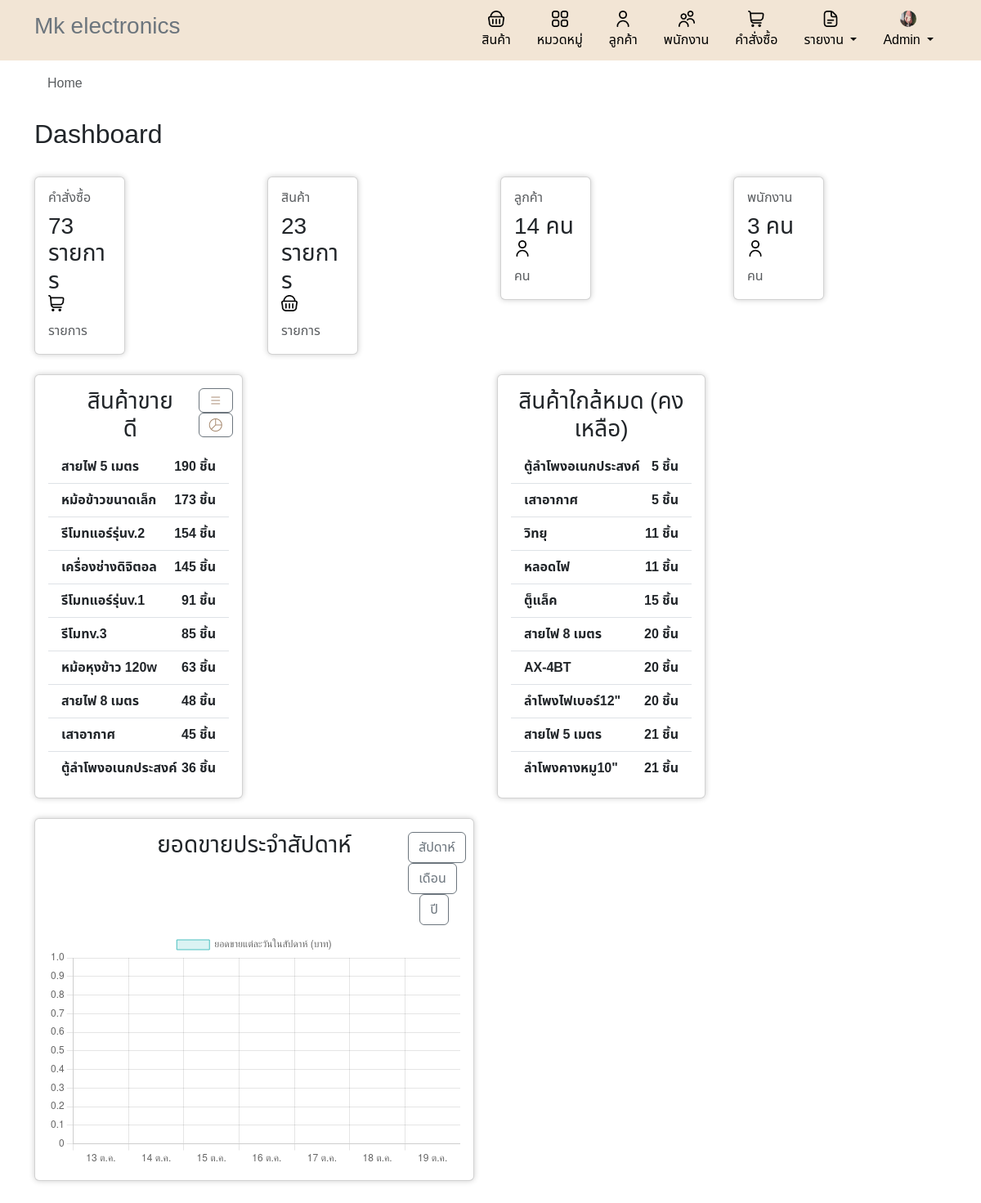
The page /home.php (signed in) on the database as committed earlier.
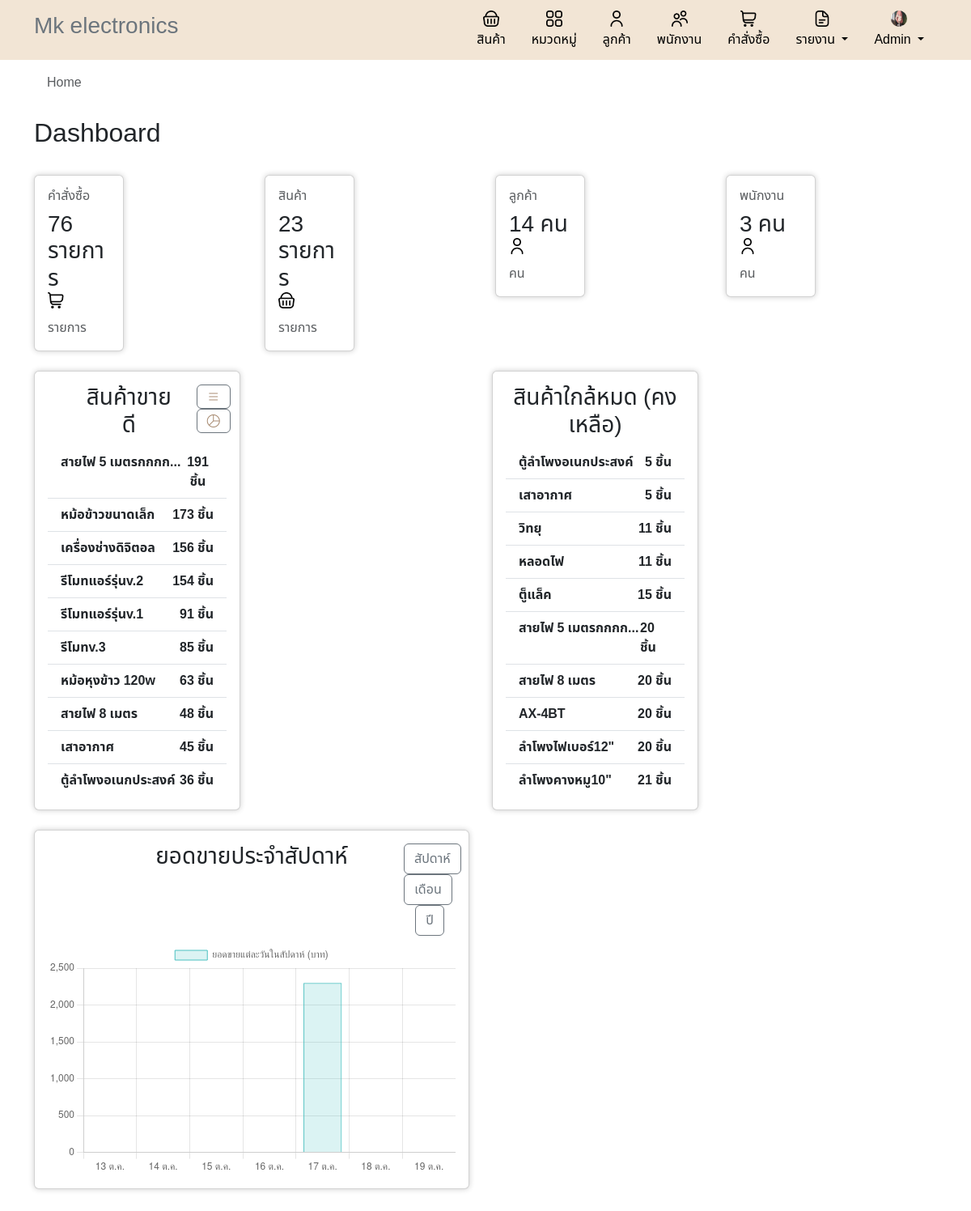
The same page on the database as committed later.
### tables this page shows
CREATE TABLE `products` (
  `product_id` int(11) NOT NULL,
  `product_name` varchar(100) NOT NULL,
  `description` text DEFAULT NULL,
  `price` decimal(10,2) NOT NULL,
  `quantity` int(11) NOT NULL,
  `category_id` int(11) DEFAULT NULL,
  `created_at` timestamp NOT NULL DEFAULT current_timestamp(),
  `image` varchar(255) DEFAULT NULL
);

### home.php (the view, shortened to what the changed rows need)
<?php
include 'header.php';
include 'inc/links.php';
$sql_order_count = "SELECT COUNT(*) AS order_count FROM orders";
$result_order_count = $conn->query($sql_order_count);
$order_count = $result_order_count->fetch_assoc()['order_count'];
$sql_employee_count = "SELECT COUNT(*) AS employee_count FROM employees";
$result_employee_count = $conn->query($sql_employee_count);
$employee_count = $result_employee_count->fetch_assoc()['employee_count'];
$sql_best_selling_products = "
    SELECT products.product_name, SUM(order_items.quantity) AS total_quantity
    FROM order_items
    JOIN products ON order_items.product_id = products.product_id
    GROUP BY products.product_name
    ORDER BY total_quantity DESC
    LIMIT 10";
$result_best_selling_products = $conn->query($sql_best_selling_products);
$best_selling_data = [];
if ($result_best_selling_products->num_rows > 0) {
    while ($row = $result_best_selling_products->fetch_assoc()) {
        $best_selling_data[] = $row;
    }
}
$threshold = 30;
$sql_low_stock_products = "
    SELECT product_name, quantity
    FROM products
    WHERE quantity <= $threshold
    ORDER BY quantity ASC
    LIMIT 10";
$result_low_stock_products = $conn->query($sql_low_stock_products);
?>
<!DOCTYPE html>
<html>
<head>
</head>
<body>
    <div class="container">
        <div class="d-flex justify-content-between align-items-center">
            <h2>Dashboard</h2>
        </div>
        <div class="row mb-3 mt-4">
            <div class="col-xl-3 col-sm-6 col-12">
                <a href="order.php" class="card text-decoration-none text-dark">
                    <div class="card-body">
                        <div class="row">
                            <div class="col">
                                <span class="h6 font-semibold text-muted text-sm d-block mb-2">คำสั่งซื้อ</span>
                                <span class="h3 font-bold mb-0"><?php echo $order_count; ?> รายการ</span>
                            </div>
                        </div>
                    </div>
                </a>
            </div>
            <?php if ($_SESSION['role'] === 'admin'): ?>
                <div class="col-xl-3 col-sm-6 col-12">
                    <a href="employee.php" class="card text-decoration-none text-dark">
                        <div class="card-body">
                            <div class="row">
                                <div class="col">
                                    <span class="h6 font-semibold text-muted text-sm d-block mb-2">พนักงาน</span>
                                    <span class="h3 font-bold mb-0"><?php echo $employee_count; ?> คน</span>
                                </div>
                                <div class="col-auto">
                                    <div>
                                        <img src="image/user (1).png" class="bi d-block mx-auto mb-1 icon" width="20"
                                            height="20">
                                    </div>
                                </div>
                            </div>
                            <div class="mt-2 mb-0 text-sm">
                                <span class="text-nowrap text-xs text-muted">คน</span>
                            </div>
                        </div>
                    </a>
                </div>
            </div>
            <div class="row gx-3 mb-3 mt-4">
                <div class="col-lg-6">
                    <div class="card">
                        <div class="card-body container text-center">
                            <div class="row justify-content-end">
                                <div class="col-7">
                                    <h3 class="text-center">สินค้าขายดี</h3>
                                </div>
                                <div class="col-3">
                                    <button id="showListGroup" class="btn btn-outline-secondary custom-btn me-2">
                                        <i class="bi-list" style="color: #A6896F;"></i>
                                    </button>
                                    <button id="showChart" class="btn btn-outline-secondary custom-btn">
                                        <i class="bi-pie-chart" style="color: #A6896F;"></i>
                                    </button>
                                </div>
                            </div>
                            <div id="bestSellingList">
                                <?php if (count($best_selling_data) > 0): ?>
                                    <ul class="list-group list-group-flush">
                                        <?php foreach ($best_selling_data as $product): ?>
                                            <li class="list-group-item d-flex justify-content-between">
                                                <span class="text-truncate"
                                                    style="max-width: 150px; display: inline-block; overflow: hidden; white-space: nowrap;">
                                                    <?php echo htmlspecialchars($product['product_name']); ?>
                                                </span>
                                                <span><?php echo $product['total_quantity']; ?> ชิ้น</span>
                                            </li>
                                        <?php endforeach; ?>
                                    </ul>
                                <?php else: ?>
                                    <p>ไม่มีข้อมูลสินค้าขายดี</p>
                                <?php endif; ?>
                            </div>
                        </div>
                    </div>
                </div>
                <div class="col-lg-6">
                    <a href="add_stock.php" class="card text-decoration-none text-dark">
                        <div class="card-body">
                            <h3 class="text-center">สินค้าใกล้หมด (คงเหลือ)</h3>
                            <?php if ($result_low_stock_products->num_rows > 0): ?>
                                <ul class="list-group list-group-flush">
                                    <?php while ($product = $result_low_stock_products->fetch_assoc()): ?>
                                        <li class="list-group-item d-flex justify-content-between">
                                            <span class="text-truncate"
                                                style="max-width: 150px; display: inline-block; overflow: hidden; white-space: nowrap;">
                                                <?php echo htmlspecialchars($product['product_name']); ?>
                                            </span>
                                            <span><?php echo $product['quantity']; ?> ชิ้น</span>
                                        </li>
                                    <?php endwhile; ?>
                                </ul>
                            <?php else: ?>
                                <p>ไม่มีสินค้าใกล้หมด</p>
                            <?php endif; ?>
                        </div>
                    </a>
                </div>
            </div>
            <div class="row mb-3 mt-4">
                <div class="col-lg-12 mb-5">
                    <div class="card">
                        <div class="card-body container text-center">
                            <div class="row justify-content-end mb-2">
                                <div class="col-8">
                                    <h3 id="chartTitle">ยอดขายประจำสัปดาห์</h3>
                                </div>
                                <div class="col-2">
                                    <button id="showWeeklyChart" type="button"
                                        class="btn btn-outline-secondary custom-btn me-1">สัปดาห์</button>
                                    <button id="showWeeklyMonthlyChart" type="button"
                                        class="btn btn-outline-secondary custom-btn me-1">เดือน</button>
                                    <button id="showMonthlyChart" type="button"
                                        class="btn btn-outline-secondary custom-btn">ปี</button>
                                </div>
                            </div>
                            <canvas id="salesChart" width="700" height="400"></canvas>
                        </div>
                    </div>
                </div>
            </div>
        <?php endif; ?>
    </div>
</body>
</html>

Rows that differ between the two databases and show on the page:
changed products: product_name "สายไฟ 5 เมตร" → "สายไฟ 5 เมตรกกก…"; quantity "21" → "20"; moves up the list
Other text that changed with them:
$order_count: "73" → "76"
chart data {{ json_encode($sales_data) }}: [0,0,0,0,0,0,0] → [0,0,0,0,"2300.00",0,0]
new list line: "สายไฟ 5 เมตรกกก… 191 ชิ้น"
new list line: "เครื่องช่างดิจิตอล 156 ชิ้น"
list line gone: "สายไฟ 5 เมตร 190 ชิ้น"
list line gone: "เครื่องช่างดิจิตอล 145 ชิ้น"
